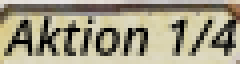
#> input picture dash/prototyping/simulate_menus/Action_1_Header.png, 60 x 16 px, given in place of Screen_Leben.png, which was not available (shown 4 times larger)
$ python convert_image_for_tft.py
#> lines starting #> are read from the running program, lines starting #| are printed output that depends on the picture; pictures that were not available may be replaced by others from this repository, and a replacement may not be noted
from pathlib import Path
from PIL import Image
import numpy as np

image_name = "Screen_Leben"

# Open the image (assume it's 128x160 for the display)
image = Image.open((Path.cwd() / f"{image_name}.png").as_posix())
#> image is the input picture: PIL image 60x16 RGBA; mean R, G, B, A 158.3, 151.6, 128.2, 246.8
image = image.rotate(90, expand=True)
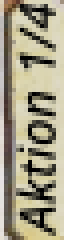
#> image: PIL image 16x60 RGBA (shown 4 times larger); mean R, G, B, A 158.3, 151.6, 128.2, 246.8; transparent parts drawn white

# Resize image to match the display size (if needed)
# image = image.resize((128, 160))
print(f"image is {image.width}x{image.height}")
#| image is 16x60


# Convert image to RGB565 format (16-bit color)
def convert_to_rgb565(image):
    pixels = []
    test_pixels = np.zeros((image.height, image.width, 3), dtype=np.uint8)
    for y in range(image.height):
        for x in range(image.width):
            r, g, b, _ = image.getpixel((x, y))
            # Convert RGB888 to RGB565
            r5 = (r >> 3) & 0x1F
            g6 = (g >> 2) & 0x3F
            b5 = (b >> 3) & 0x1F
            rgb565 = (r5 << 11) | (g6 << 5) | b5
            pixels.append(rgb565)

            # Convert RGB565 back to RGB888 for debugging
            r_debug = (r5 << 3) | (r5 >> 2)  # Expand 5-bit to 8-bit
            g_debug = (g6 << 2) | (g6 >> 4)  # Expand 6-bit to 8-bit
            b_debug = (b5 << 3) | (b5 >> 2)  # Expand 5-bit to 8-bit

            test_pixels[y, x] = [r_debug, g_debug, b_debug]
#> after the loop, pixels = 960 values, max 59128 at index 943, min 0 at index 41, mean 40901.5
    test_image = Image.fromarray(test_pixels, mode="RGB")
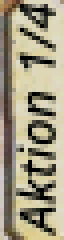
#> test_image: PIL image 16x60 RGB (shown 4 times larger); mean R, G, B 159.4, 152.2, 128.5
    test_image.show()
    return pixels


pixels = convert_to_rgb565(image)

# Save to a file or directly upload the data as a byte array
rgb565_file = Path.cwd() / f"{image_name}.rgb565"
with open(rgb565_file, "wb") as f:
    for pixel in pixels:
        f.write(pixel.to_bytes(2, "big"))
#> this loop made 960 passes
#> pixel on passes 1 to 3: 48397, 37771, 41898

with open(rgb565_file, "rb") as f:
    data = f.read()

# Convert to C array format
c_array = ", ".join(f"0x{data[i]:02X}{data[i+1]:02X}" for i in range(0, len(data), 2))

# Save to a .h file
with open(f"{image_name}_image_data.h", "w") as f:
    f.write(
        f"#ifndef {image_name.upper()}_IMAGE_DATA_H\n#define {image_name.upper()}_IMAGE_DATA_H\n\n"
    )
    f.write(
        f"#define {image_name.upper()}_IMAGE_WIDTH {image.width}\n#define {image_name.upper()}_IMAGE_HEIGHT {image.height}\n\n"
    )
    f.write(
        f"const uint16_t {image_name}_image_data[{image.width * image.height}] = {{\n    {c_array}\n}};\n\n"
    )
    f.write(f"#endif // {image_name.upper()}_IMAGE_DATA_H\n")

print(f"Conversion complete! Check {image_name}_image_data.h")

$ run again, on dash/prototyping/simulate_menus/Action_3_Navi.png
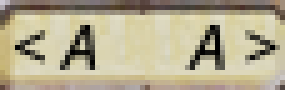
#> input picture dash/prototyping/simulate_menus/Action_3_Navi.png, 57 x 18 px, given in place of Screen_Leben.png, which was not available (shown 5 times larger)
#> image is the input picture: PIL image 57x18 RGBA; mean R, G, B, A 179.8, 171, 143, 254.8
#> `image = image.rotate(90, expand=True)`:
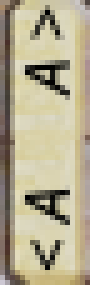
#> image: PIL image 18x57 RGBA (shown 5 times larger); mean R, G, B, A 179.8, 171, 143, 254.8; transparent parts drawn white
#| image is 18x57
#> after the loop in convert_to_rgb565, `for y in range(image.height):`: pixels = 1026 values, max 59128 at index 39, min 0 at index 45, mean 46580.7
#> the loop `for pixel in pixels:` made 1026 passes
#> pixel on passes 1 to 3: 42095, 42095, 27337

$ run again, on dash/prototyping/simulate_menus/Action_4_Header.png
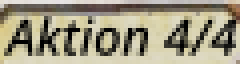
#> input picture dash/prototyping/simulate_menus/Action_4_Header.png, 60 x 16 px, given in place of Screen_Leben.png, which was not available (shown 4 times larger)
#> image is the input picture: PIL image 60x16 RGBA; mean R, G, B, A 156.2, 149.7, 126.7, 246.8
#> `image = image.rotate(90, expand=True)`:
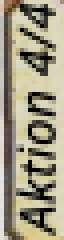
#> image: PIL image 16x60 RGBA (shown 4 times larger); mean R, G, B, A 156.2, 149.7, 126.7, 246.8; transparent parts drawn white
#| image is 16x60
#> after the loop in convert_to_rgb565, `for y in range(image.height):`: pixels = 960 values, max 59128 at index 943, min 0 at index 41, mean 40354.5
#> in convert_to_rgb565, `test_image = Image.fromarray(test_pixels, mode="RGB")`:
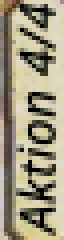
#> test_image: PIL image 16x60 RGB (shown 4 times larger); mean R, G, B 157.2, 150.2, 126.8
#> the loop `for pixel in pixels:` made 960 passes
#> pixel on passes 1 to 3: 48397, 37771, 41898

$ run again, on dash/prototyping/simulate_menus/Action_4_Navi.png
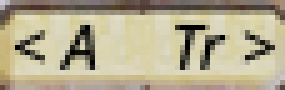
#> input picture dash/prototyping/simulate_menus/Action_4_Navi.png, 57 x 18 px, given in place of Screen_Leben.png, which was not available (shown 5 times larger)
#> image is the input picture: PIL image 57x18 RGBA; mean R, G, B, A 179, 170.2, 142.4, 254.8
#> `image = image.rotate(90, expand=True)`:
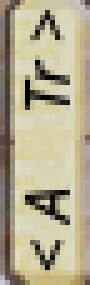
#> image: PIL image 18x57 RGBA (shown 5 times larger); mean R, G, B, A 179, 170.2, 142.4, 254.8; transparent parts drawn white
#| image is 18x57
#> after the loop in convert_to_rgb565, `for y in range(image.height):`: pixels = 1026 values, max 59128 at index 39, min 0 at index 223, mean 46359
#> the loop `for pixel in pixels:` made 1026 passes
#> pixel on passes 1 to 3: 42095, 42095, 27337
